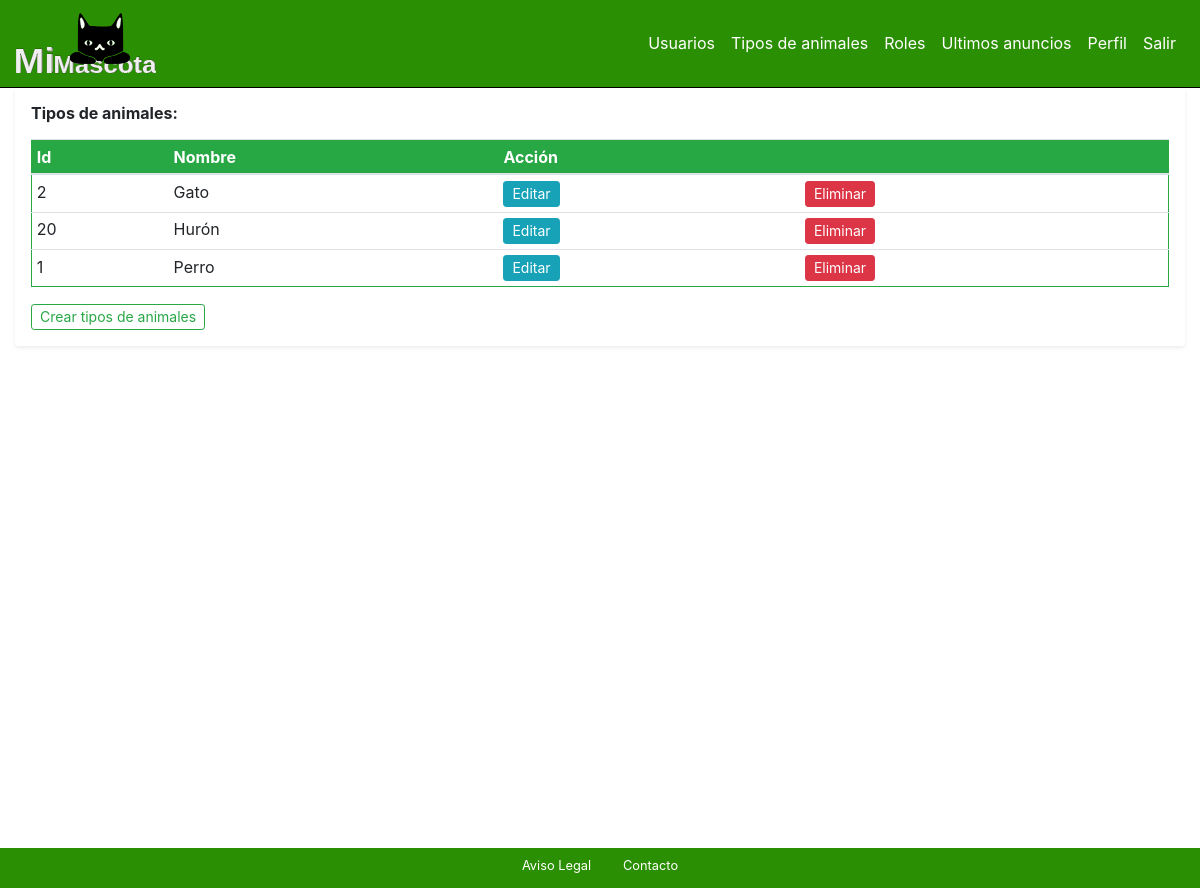
Screenshot of /animales/tipos (signed in) with the database file from the repository.
### tables this page shows
CREATE TABLE `animales_tipos` (
  `id` bigint(20) UNSIGNED NOT NULL,
  `nombre` varchar(32) NOT NULL
);

### src/Controlador.php (called while the page is built, shortened)
<?php
abstract class Controlador
{
    public function renderizar($vista, $datos = [])
    {
        require_once(__DIR__ . "/Vistas/Plantilla.php");
    }
}

### src/Controladores/Animales/Tipos.php (called while the page is built, shortened)
<?php
require_once(dirname(__DIR__) . "/../Modelos/AnimalTipo.php");
require_once(dirname(__DIR__) . "/../Controlador.php");
class AnimalesTipos extends Controlador
{
    public function getListar()
    {
        $animalTipo = new AnimalTipo();
        $animalesTipo = $animalTipo->listarTiposAnimales();
        $this->renderizar("Listar.php", ["animalesTipo" => $animalesTipo]);
    }
}

### src/Modelo.php (called while the page is built, shortened)
<?php
class Modelo
{
    private $basededatos;
    private $contrasena;
    private $host;
    private $puerto;
    private $usuario;
    private function conectarse()
    {
        $this->conexion = new mysqli($this->host, $this->usuario, $this->contrasena, $this->basededatos, $this->puerto);
    }
    public function __construct()
    {
        $credenciales = require(dirname(__DIR__) . "/config/basededatos.php");
        $this->basededatos = $credenciales["basededatos"];
        $this->contrasena = $credenciales["contrasena"];
        $this->host = $credenciales["host"];
        $this->puerto = $credenciales["puerto"];
        $this->usuario = $credenciales["usuario"];
    }
}

### src/Modelos/AnimalTipo.php (called while the page is built, shortened)
<?php
require_once(dirname(__DIR__) . "/Modelo.php");
class AnimalTipo extends Modelo
{
    private $id;
    private $nombre;
    private function definirId($id)
    {
        $this->id = (int)$id;
    }
    public function obtenerId()
    {
        if (is_null($this->id)) {
            throw new Exception("El identificador del tipo de animal no está definido.");
        } else {
            return $this->id;
        }
    }
 	public function definirNombre($nombre)
 	{
 		$nombreValido = filter_var($nombre, FILTER_SANITIZE_FULL_SPECIAL_CHARS);
		if (empty($nombreValido)) {
		      Sesion::definirError("El campo está vacío o el nombre existe.", "nombreTipoAnimal");
		} 	else {
			$this->nombre = $nombreValido;
		}
 	}
 	public function obtenerNombre(){
		if (is_null($this->nombre)){
		throw new Exception("El nombre del tipo de animal no esta definido");
		} 	else {
			return $this->nombre;
		}
	}
   public function listarTiposAnimales()
   {
       $animalesTipo = [];
       $resultado = $this->conexion->query("SELECT * FROM `animales_tipos` ORDER BY `nombre`");
        while ($fila = $resultado->fetch_assoc()) {
            $animalTipo = new AnimalTipo();
            $animalTipo->definirId($fila["id"]);
            $animalTipo->definirNombre($fila["nombre"]);
            array_push($animalesTipo, $animalTipo);
        }
       return $animalesTipo;
   }
}

### src/Vistas/Animales/Tipo/Listar.php (the view)
<section class="container">
    <div class="row">
        <div class="col-sm-12 col-md-12  col-lg-12  shadow-sm p-3 mb-5 rounded">
            <h6 class="mb-3"> Tipos de animales:</h6>
            <table class="table table-sm table-hover border border-success">
                <thead>
                    <tr class="bg-success text-white">
                        <th>Id</th>
                        <th>Nombre</th>
                        <th colspan="2">Acción</th>
                    </tr>
                </thead>
                <tbody>
                    <?php foreach ($datos["animalesTipo"] as $animalTipo): ?>
                        <tr>
                            <td><?php echo $animalTipo->obtenerId(); ?></td>
                            <td><?php echo $animalTipo->obtenerNombre(); ?></td>
                            <td>
                                <a href="/animales/tipos/editar/<?php echo ($animalTipo->obtenerId());?>" class="btn btn-sm btn-info">Editar</a>
                            </td>
                            <td>
                                <a href="/animales/tipos/eliminar/<?php echo ($animalTipo->obtenerId());?>" class="btn btn-sm btn-danger">Eliminar</a>
                            </td>
                        </tr>
                    <?php endforeach; ?>
                </tbody>
            </table>
            <a href="/animales/tipos/crear" class="btn btn-sm btn-outline-success">Crear tipos de animales</a>
        </div>
    </div>
</section>

### public/css/style.css (style rules this page uses)
h1, h2, h3, h4, h5, h6 { font-weight: bold; }
body { height: 100%; margin: 0; padding: 0; background: #000 url("/overlay.png") repeat; }
@media (min-width: 576px) { .container { max-width: 540px; } }
@media (min-width: 768px) { .container { max-width: 720px; } }
@media (min-width: 992px) { .container { max-width: 960px; } }
@media (min-width: 1200px) { .container { max-width: 1200px; } }
.btn-sm { line-height: 1rem; }

### rows the page displays
animales_tipos: id "2", nombre "Gato"
animales_tipos: id "20", nombre "Hurón"
animales_tipos: id "1", nombre "Perro"
